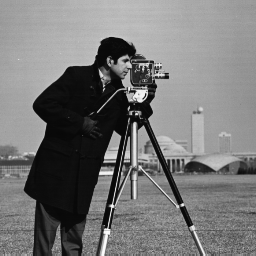
%> input picture Assignment02/cameraman.tif, 256 x 256 px
$ octave HW2.m   (GNU Octave 9; MATLAB toolbox functions it lacks are replaced by stand-ins)
%> lines starting %> are read from the running program, lines starting %| are printed output that depends on the picture; in (x1, y1, x2, y2) boxes, pixels count from 0 and x2, y2 are one past the last pixel; in counts of white or black regions, pixels touching at a corner belong together; the program's own positions count from 1
%% Exercise2-a Noise Reduction
cam = imread('/Users/aaron/Desktop/Computer Vision/Assignment02_546/cameraman.tif');
%> cam is the input picture: size 256x256 uint8; min 7, max 253, mean 118.7

camp = padarray(cam,[2 2],'replicate');
filter = [2 4 5 4 2;
          4 9 12 9 4;
          5 12 15 12 5;
          4 9 12 9 4;
          2 4 5 4 2].*1/159;
nr = imfilter(double(camp),filter);
camnr = nr([3:258],[3:258]);


subplot 121, imshow(uint8(cam));
subplot 122, imshow(uint8(camnr));
%% Exercise2-b Gradient Magnitude and Angle
camnrp = padarray(camnr,[1 1],'replicate');
dx = imfilter(double(camnrp), [-1 0 1; -2 0 2; -1 0 1]);
dy = imfilter(double(camnrp), [1 2 1; 0 0 0 ; -1 -2 -1]);
dp = sqrt((dx.^2 + dy.^2));
d = dp([2:257],[2:257]);

theta = atan(dy(2:257,2:257)./dx(2:257,2:257)).*180./pi;
t = zeros(size(theta));
t(find(theta >= 67.5 | theta < -67.5)) = 90;
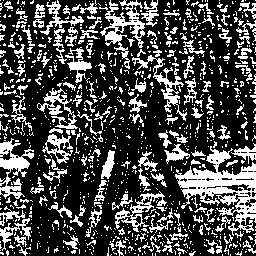
%> t: size 256x256 double; values 0 (black) and 90 (white), 29.1% white; 1041 white regions (878 under 20 px), largest, box (x1, y1, x2, y2) and area: (175, 146, 256, 236) 2625, (100, 0, 145, 69) 960, (0, 138, 34, 199) 851
t(find(theta >= 22.5 & theta < 67.5)) = 45;
t(find(theta >= -22.5 & theta < 22.5)) = 0;
t(find(theta >= -67.5 & theta < -22.5)) = 135;

imshow(uint8(d));
%% %% Exercise2-c Non-Maximum Suppression
dp = padarray(d,[1 1],'replicate');
sup = zeros(size(d));
[r,c] = size(dp);
%> r = 258; c = 258

for i = 2:r-1,
    for j = 2:c-1,
        if t(i-1,j-1) == 0,
            if dp(i,j) > dp(i,j-1) & dp(i,j) > dp(i,j+1),
                sup(i-1,j-1) = dp(i,j);
            end
        elseif t(i-1,j-1) == 45,
            if dp(i,j) > dp(i-1,j+1) & dp(i,j) > dp(i+1,j-1),
                sup(i-1,j-1) = dp(i,j);
            end
        elseif t(i-1,j-1) == 90,
            if dp(i,j) > dp(i-1,j) & dp(i,j) > dp(i+1,j),
                sup(i-1,j-1) = dp(i,j);
            end
        elseif t(i-1,j-1) == 135,
            if dp(i,j) > dp(i-1,j-1) & dp(i,j) > dp(i+1,j+1),
                sup(i-1,j-1) = dp(i,j);
            end
        end
    end
end

imshow(uint8(sup));

%% Hysteresis Thresholding
th = 187;
tl = 110;

supp = padarray(sup,[2 2],'replicate');
edge = zeros(size(sup));

[r1,c1] = size(supp);
%> r1 = 260; c1 = 260

for i = 3:r1-2
    for j = 3:c1-2
        if supp(i,j) >= th,
            edge(i-2,j-2) = supp(i,j);
        elseif supp(i,j) >= tl
            if max(max(supp(i-2:i+2,j-2:j+2))) >= th
                edge(i-2,j-2) = supp(i,j);
            end
        end
    end
end
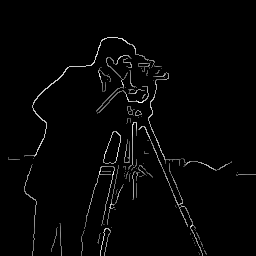
%> edge: size 256x256 double; min 0, max 469.9, mean 9.2; drawn with min black and max white


% subplot 121, imshow(cam);
% subplot 122, imshow(uint8(edge));
imshow(uint8(edge));
%% Hybrid Images
kobe = imread('/Users/aaron/Desktop/Computer Vision/Assignment02_546/kobe.png');
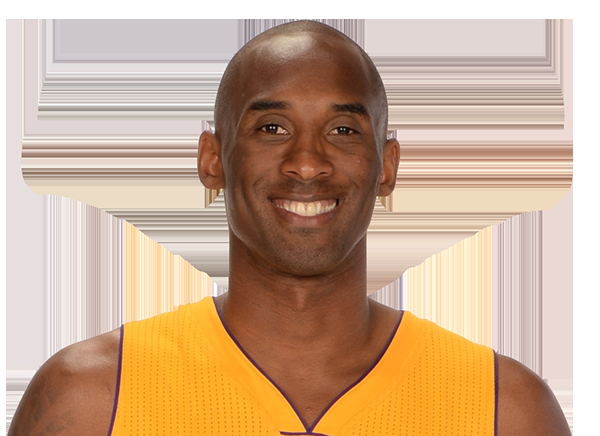
%> input picture Assignment02/HW2/kobe.png, 600 x 436 px
%> kobe is the input picture: size 436x600x3 uint8; mean R, G, B 203, 171.5, 144.1
aaron = imread('/Users/aaron/Desktop/Computer Vision/Assignment02_546/aaron.jpg');
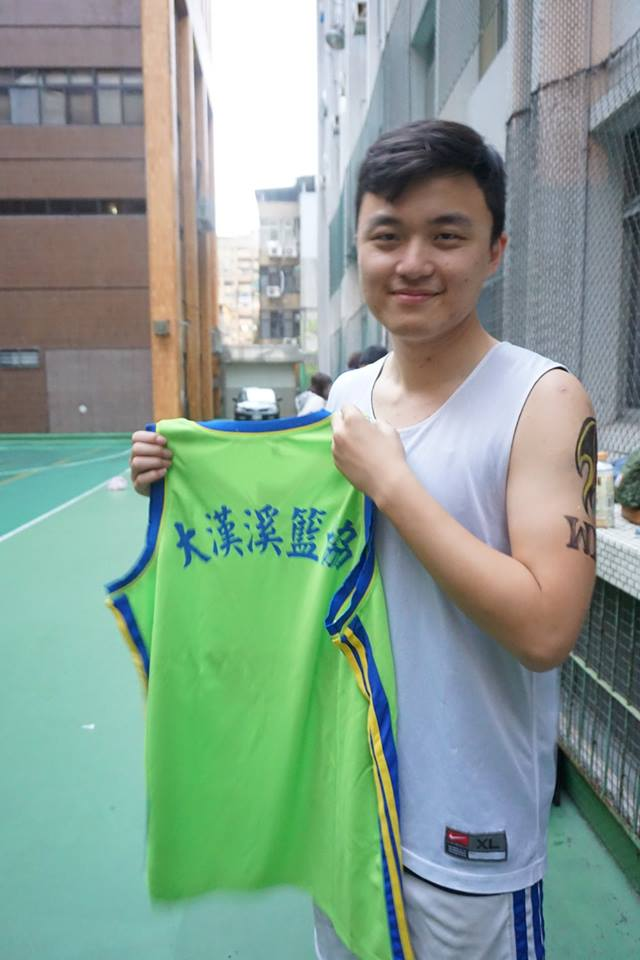
%> input picture Assignment02/HW2/aaron.jpg, 640 x 960 px
%> aaron is the input picture: size 960x640x3 uint8; mean R, G, B 135.7, 158.5, 144.6

k = double(rgb2gray(kobe));
a = double(rgb2gray(aaron));

k1 = imresize(k, 0.85, 'bicubic');
k1 = k1(1:end-130,1:end-30);
%> k1: size 241x480 double
k2 = zeros(size(a,1),size(a,2));

k2(1+125:size(k1,1)+125, end-size(k1,2)+1:end) = k1;

L = 20;
gaussf = fspecial('gaussian',L,3);
fAP = zeros(L,L);
fAP(round(15/2),round(15/2)) = 1;
fHP = fAP - gaussf;

imAP = imfilter(k2,fAP,'symmetric');
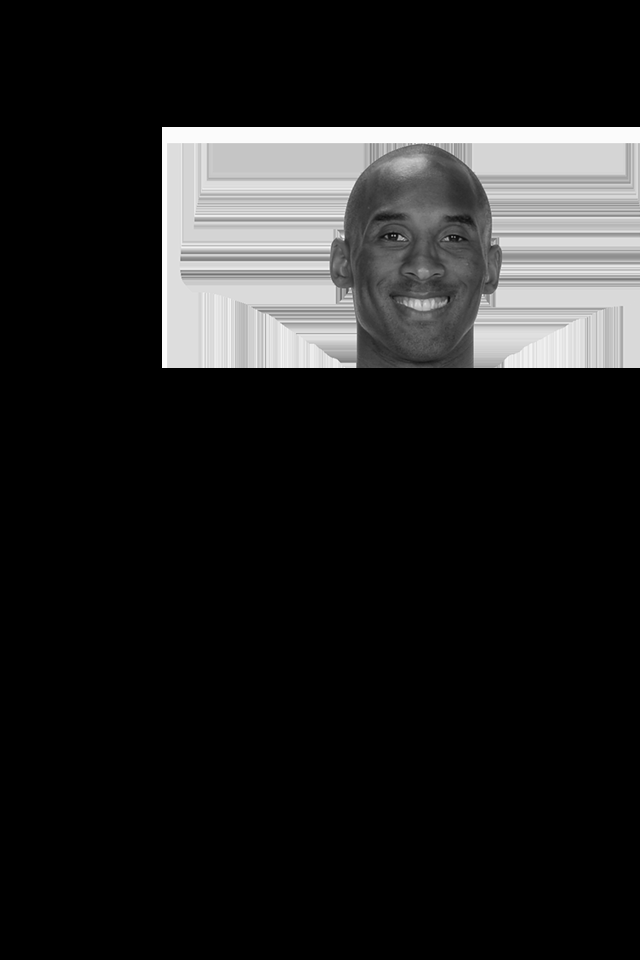
%> imAP: size 960x640 double; min 0, max 259, mean 33.4; drawn with min black and max white
imLP = imfilter(a,gaussf,'symmetric');
imHP = imfilter(k2,fHP,'symmetric');

im = imLP + imHP;
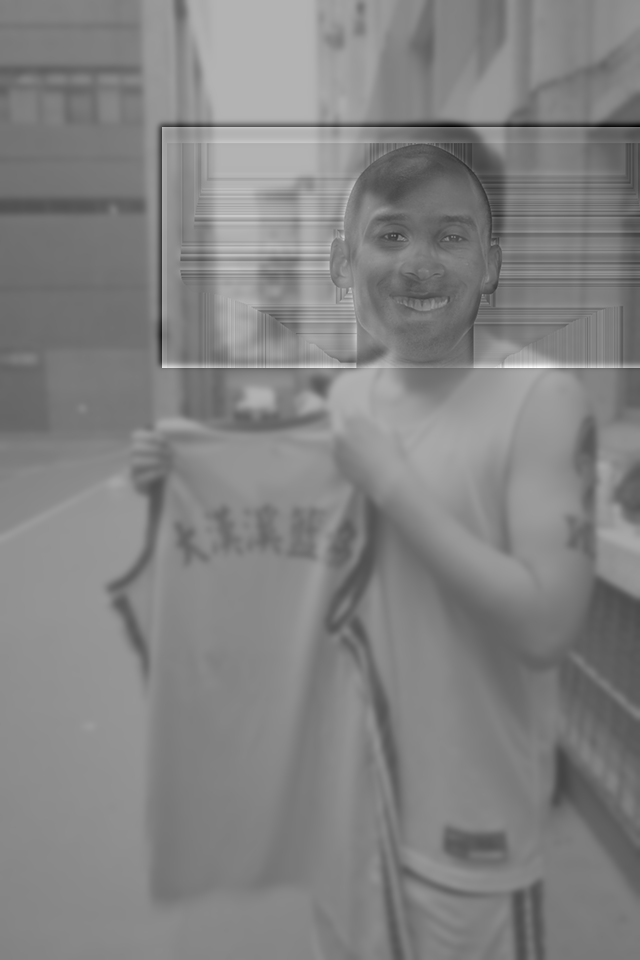
%> im: size 960x640 double; min -135.9, max 420.3, mean 149.8; drawn with min black and max white

% subplot 121, imshow(kobe);
% subplot 122, imshow(aaron);
imshow(uint8(im))
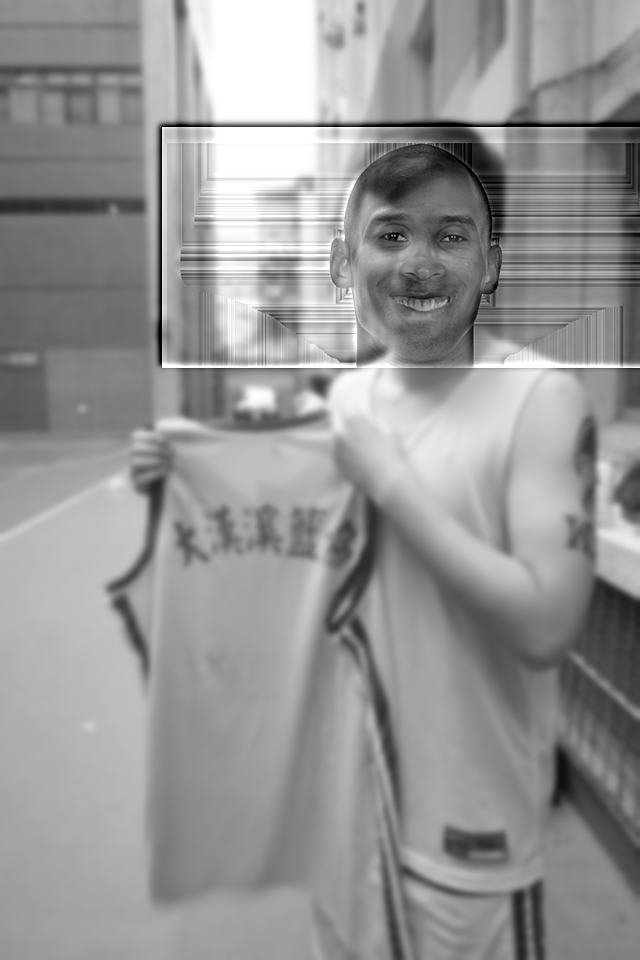
%> displayed picture: size 960x640, on the screen's scale of 0 to 255; min 0, max 255, mean 149.7
